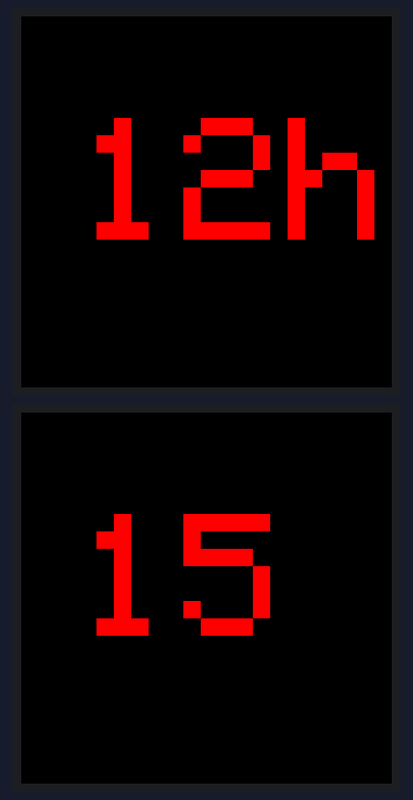
Bench run of a sketch on a simulated Arduino Uno, built with avr-gcc and run on an emulated ATmega328P. On the bench: 2 × 128×128 colour display.

Above: at 0.1 s.
At 1.2 s:
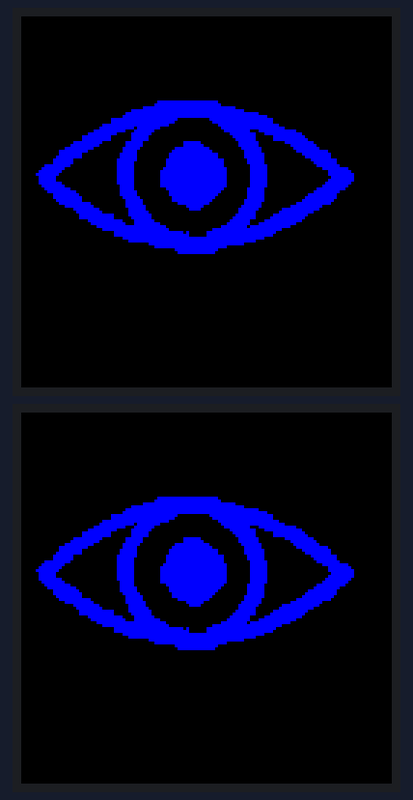

The sketch:

ecran_couleur.ino
```cpp
#include <SPI.h>
#include <Wire.h>
#include <Adafruit_GFX.h>
#include <Adafruit_SSD1351.h>

#define OLED_DC    8
#define OLED_CS1  10
#define OLED_CS2  7
#define OLED_RESET1 9
#define OLED_RESET2 6

Adafruit_SSD1351 display1 = Adafruit_SSD1351(OLED_CS1, OLED_DC, OLED_RESET1);
Adafruit_SSD1351 display2 = Adafruit_SSD1351(OLED_CS2, OLED_DC, OLED_RESET2);

// Color definitions
#define  BLACK           0x0000
#define BLUE            0x001F
#define RED             0xF800
#define GREEN           0x07E0
#define CYAN            0x07FF
#define MAGENTA         0xF81F
#define YELLOW          0xFFE0
#define WHITE           0xFFFF


const unsigned char myBitmap [] PROGMEM = {
  // 'vecteur-de-pixel-de-bit-de-l-ic-ne-d-oeil-eps-91406828, 128x128px
  0xff, 0xff, 0xff, 0xff, 0xff, 0xff, 0xff, 0xff, 0xff, 0xff, 0xff, 0xff, 0xff, 0xff, 0xff, 0xff,
  0xff, 0xff, 0xff, 0xff, 0xff, 0xff, 0xff, 0xff, 0xff, 0xff, 0xff, 0xff, 0xff, 0xff, 0xff, 0xff,
  0xff, 0xff, 0xff, 0xff, 0xff, 0xff, 0xff, 0xff, 0xff, 0xff, 0xff, 0xff, 0xff, 0xff, 0xff, 0xff,
  0xff, 0xff, 0xff, 0xff, 0xff, 0xff, 0xff, 0xff, 0xff, 0xff, 0xff, 0xff, 0xff, 0xff, 0xff, 0xff,
  0xff, 0xff, 0xff, 0xff, 0xff, 0xff, 0xff, 0xff, 0xff, 0xff, 0xff, 0xff, 0xff, 0xff, 0xff, 0xff,
  0xff, 0xff, 0xff, 0xff, 0xff, 0xff, 0xff, 0xff, 0xff, 0xff, 0xff, 0xff, 0xff, 0xff, 0xff, 0xff,
  0xff, 0xff, 0xff, 0xff, 0xff, 0xff, 0xff, 0xff, 0xff, 0xff, 0xff, 0xff, 0xff, 0xff, 0xff, 0xff,
  0xff, 0xff, 0xff, 0xff, 0xff, 0xff, 0xff, 0xff, 0xff, 0xff, 0xff, 0xff, 0xff, 0xff, 0xff, 0xff,
  0xff, 0xff, 0xff, 0xff, 0xff, 0xff, 0xff, 0xff, 0xff, 0xff, 0xff, 0xff, 0xff, 0xff, 0xff, 0xff,
  0xff, 0xff, 0xff, 0xff, 0xff, 0xff, 0xff, 0xff, 0xff, 0xff, 0xff, 0xff, 0xff, 0xff, 0xff, 0xff,
  0xff, 0xff, 0xff, 0xff, 0xff, 0xff, 0xff, 0xff, 0xff, 0xff, 0xff, 0xff, 0xff, 0xff, 0xff, 0xff,
  0xff, 0xff, 0xff, 0xff, 0xff, 0xff, 0xff, 0xff, 0xff, 0xff, 0xff, 0xff, 0xff, 0xff, 0xff, 0xff,
  0xff, 0xff, 0xff, 0xff, 0xff, 0xff, 0xff, 0xff, 0xff, 0xff, 0xff, 0xff, 0xff, 0xff, 0xff, 0xff,
  0xff, 0xff, 0xff, 0xff, 0xff, 0xff, 0xff, 0xff, 0xff, 0xff, 0xff, 0xff, 0xff, 0xff, 0xff, 0xff,
  0xff, 0xff, 0xff, 0xff, 0xff, 0xff, 0xff, 0xff, 0xff, 0xff, 0xff, 0xff, 0xff, 0xff, 0xff, 0xff,
  0xff, 0xff, 0xff, 0xff, 0xff, 0xff, 0xff, 0xff, 0xff, 0xff, 0xff, 0xff, 0xff, 0xff, 0xff, 0xff,
  0xff, 0xff, 0xff, 0xff, 0xff, 0xff, 0xff, 0xff, 0xff, 0xff, 0xff, 0xff, 0xff, 0xff, 0xff, 0xff,
  0xff, 0xff, 0xff, 0xff, 0xff, 0xff, 0xff, 0xff, 0xff, 0xff, 0xff, 0xff, 0xff, 0xff, 0xff, 0xff,
  0xff, 0xff, 0xff, 0xff, 0xff, 0xff, 0xff, 0xff, 0xff, 0xff, 0xff, 0xff, 0xff, 0xff, 0xff, 0xff,
  0xff, 0xff, 0xff, 0xff, 0xff, 0xff, 0xff, 0xff, 0xff, 0xff, 0xff, 0xff, 0xff, 0xff, 0xff, 0xff,
  0xff, 0xff, 0xff, 0xff, 0xff, 0xff, 0xff, 0xff, 0xff, 0xff, 0xff, 0xff, 0xff, 0xff, 0xff, 0xff,
  0xff, 0xff, 0xff, 0xff, 0xff, 0xff, 0xff, 0xff, 0xff, 0xff, 0xff, 0xff, 0xff, 0xff, 0xff, 0xff,
  0xff, 0xff, 0xff, 0xff, 0xff, 0xff, 0xff, 0xff, 0xff, 0xff, 0xff, 0xff, 0xff, 0xff, 0xff, 0xff,
  0xff, 0xff, 0xff, 0xff, 0xff, 0xff, 0xff, 0xff, 0xff, 0xff, 0xff, 0xff, 0xff, 0xff, 0xff, 0xff,
  0xff, 0xff, 0xff, 0xff, 0xff, 0xff, 0xff, 0xff, 0xff, 0xff, 0xff, 0xff, 0xff, 0xff, 0xff, 0xff,
  0xff, 0xff, 0xff, 0xff, 0xff, 0xff, 0xff, 0xff, 0xff, 0xff, 0xff, 0xff, 0xff, 0xff, 0xff, 0xff,
  0xff, 0xff, 0xff, 0xff, 0xff, 0xff, 0xff, 0xff, 0xff, 0xff, 0xff, 0xff, 0xff, 0xff, 0xff, 0xff,
  0xff, 0xff, 0xff, 0xff, 0xff, 0xff, 0xff, 0xff, 0xff, 0xff, 0xff, 0xff, 0xff, 0xff, 0xff, 0xff,
  0xff, 0xff, 0xff, 0xff, 0xff, 0xff, 0xff, 0xff, 0xff, 0xff, 0xff, 0xff, 0xff, 0xff, 0xff, 0xff,
  0xff, 0xff, 0xff, 0xff, 0xff, 0xfe, 0x00, 0x00, 0x0f, 0xff, 0xff, 0xff, 0xff, 0xff, 0xff, 0xff,
  0xff, 0xff, 0xff, 0xff, 0xff, 0xfc, 0x00, 0x00, 0x07, 0xff, 0xff, 0xff, 0xff, 0xff, 0xff, 0xff,
  0xff, 0xff, 0xff, 0xff, 0xff, 0xc0, 0x00, 0x00, 0x00, 0x3f, 0xff, 0xff, 0xff, 0xff, 0xff, 0xff,
  0xff, 0xff, 0xff, 0xff, 0xfc, 0x00, 0x00, 0x00, 0x00, 0x07, 0xff, 0xff, 0xff, 0xff, 0xff, 0xff,
  0xff, 0xff, 0xff, 0xff, 0xf0, 0x00, 0x00, 0x00, 0x00, 0x00, 0x3f, 0xff, 0xff, 0xff, 0xff, 0xff,
  0xff, 0xff, 0xff, 0xff, 0xe0, 0x00, 0x00, 0x00, 0x00, 0x00, 0x07, 0xff, 0xff, 0xff, 0xff, 0xff,
  0xff, 0xff, 0xff, 0xfe, 0x00, 0x00, 0x03, 0xff, 0x80, 0x00, 0x01, 0xff, 0xff, 0xff, 0xff, 0xff,
  0xff, 0xff, 0xff, 0xfe, 0x00, 0x00, 0x07, 0xff, 0xc0, 0x00, 0x01, 0xff, 0xff, 0xff, 0xff, 0xff,
  0xff, 0xff, 0xff, 0xf0, 0x00, 0x00, 0x1f, 0xff, 0xf0, 0x00, 0x00, 0x7f, 0xff, 0xff, 0xff, 0xff,
  0xff, 0xff, 0xff, 0xe0, 0x01, 0x00, 0xff, 0xff, 0xf8, 0x00, 0x00, 0x1f, 0xff, 0xff, 0xff, 0xff,
  0xff, 0xff, 0xff, 0x80, 0x0e, 0x03, 0xff, 0xff, 0xfc, 0x01, 0xc0, 0x01, 0xff, 0xff, 0xff, 0xff,
  0xff, 0xff, 0xfe, 0x00, 0x7c, 0x07, 0xff, 0xff, 0xff, 0x00, 0x70, 0x00, 0x7f, 0xff, 0xff, 0xff,
  0xff, 0xff, 0xf8, 0x01, 0xfc, 0x0f, 0xff, 0xff, 0xff, 0x80, 0x7e, 0x00, 0x3f, 0xff, 0xff, 0xff,
  0xff, 0xff, 0xf8, 0x01, 0xfc, 0x0f, 0xff, 0xff, 0xff, 0xc0, 0x7e, 0x00, 0x1f, 0xff, 0xff, 0xff,
  0xff, 0xff, 0xc0, 0x0f, 0xf0, 0x3f, 0xff, 0x03, 0xff, 0xe0, 0x3f, 0xe0, 0x07, 0xff, 0xff, 0xff,
  0xff, 0xff, 0x80, 0x1f, 0xf0, 0x3f, 0xff, 0x01, 0xff, 0xe0, 0x3f, 0xf8, 0x03, 0xff, 0xff, 0xff,
  0xff, 0xfe, 0x00, 0x7f, 0xe0, 0x7f, 0xf8, 0x00, 0x7f, 0xf0, 0x1f, 0xfc, 0x01, 0xff, 0xff, 0xff,
  0xff, 0xf8, 0x01, 0xff, 0xe0, 0xff, 0xf0, 0x00, 0x3f, 0xf8, 0x1f, 0xfe, 0x00, 0x3f, 0xff, 0xff,
  0xff, 0xf8, 0x07, 0xff, 0xc0, 0xff, 0xe0, 0x00, 0x0f, 0xf8, 0x0f, 0xff, 0x80, 0x1f, 0xff, 0xff,
  0xff, 0xf0, 0x07, 0xff, 0xc0, 0xff, 0xe0, 0x00, 0x0f, 0xf8, 0x0f, 0xff, 0xc0, 0x1f, 0xff, 0xff,
  0xff, 0xe0, 0x3f, 0xff, 0x80, 0xff, 0xc0, 0x00, 0x03, 0xfc, 0x0f, 0xff, 0xf0, 0x07, 0xff, 0xff,
  0xff, 0xe0, 0x3f, 0xff, 0x81, 0xff, 0xc0, 0x00, 0x03, 0xfc, 0x0f, 0xff, 0xf8, 0x07, 0xff, 0xff,
  0xff, 0x00, 0x7f, 0xff, 0x81, 0xff, 0xc0, 0x00, 0x03, 0xfe, 0x07, 0xff, 0xfc, 0x03, 0xff, 0xff,
  0xfe, 0x01, 0xff, 0xff, 0x81, 0xff, 0x80, 0x00, 0x01, 0xfe, 0x07, 0xff, 0xff, 0x00, 0x7f, 0xff,
  0xfc, 0x03, 0xff, 0xff, 0x81, 0xff, 0x00, 0x00, 0x01, 0xfe, 0x07, 0xff, 0xff, 0xc0, 0x3f, 0xff,
  0xf8, 0x07, 0xff, 0xff, 0x81, 0xff, 0x00, 0x00, 0x01, 0xfe, 0x07, 0xff, 0xff, 0xc0, 0x1f, 0xff,
  0xfc, 0x0f, 0xff, 0xff, 0x81, 0xff, 0x00, 0x00, 0x01, 0xfe, 0x07, 0xff, 0xff, 0xe0, 0x1f, 0xff,
  0xfc, 0x0f, 0xff, 0xff, 0x81, 0xff, 0x00, 0x00, 0x01, 0xfe, 0x07, 0xff, 0xff, 0xc0, 0x1f, 0xff,
  0xfc, 0x03, 0xff, 0xff, 0x81, 0xff, 0x00, 0x00, 0x01, 0xfe, 0x07, 0xff, 0xff, 0x80, 0x3f, 0xff,
  0xfe, 0x01, 0xff, 0xff, 0xc1, 0xff, 0x00, 0x00, 0x01, 0xfe, 0x07, 0xff, 0xff, 0x00, 0x7f, 0xff,
  0xff, 0x00, 0x7f, 0xff, 0xc1, 0xff, 0xc0, 0x00, 0x03, 0xfc, 0x0f, 0xff, 0xfc, 0x00, 0xff, 0xff,
  0xff, 0x80, 0x1f, 0xff, 0xc0, 0xff, 0xe0, 0x00, 0x07, 0xfc, 0x0f, 0xff, 0xf8, 0x03, 0xff, 0xff,
  0xff, 0xe0, 0x0f, 0xff, 0xc0, 0xff, 0xe0, 0x00, 0x0f, 0xfc, 0x0f, 0xff, 0xe0, 0x07, 0xff, 0xff,
  0xff, 0xe0, 0x07, 0xff, 0xe0, 0x7f, 0xf0, 0x00, 0x1f, 0xfc, 0x0f, 0xff, 0xc0, 0x07, 0xff, 0xff,
  0xff, 0xf0, 0x07, 0xff, 0xf0, 0x3f, 0xf0, 0x00, 0x3f, 0xf8, 0x0f, 0xff, 0x80, 0x0f, 0xff, 0xff,
  0xff, 0xf8, 0x00, 0xff, 0xf0, 0x3f, 0xfc, 0x00, 0x7f, 0xf8, 0x1f, 0xfe, 0x00, 0x1f, 0xff, 0xff,
  0xff, 0xfe, 0x00, 0x7f, 0xf0, 0x1f, 0xff, 0x81, 0xff, 0xf0, 0x1f, 0xf8, 0x00, 0xff, 0xff, 0xff,
  0xff, 0xff, 0xc0, 0x1f, 0xf8, 0x1f, 0xff, 0xc3, 0xff, 0xe0, 0x3f, 0xc0, 0x01, 0xff, 0xff, 0xff,
  0xff, 0xff, 0xe0, 0x0f, 0xf8, 0x0f, 0xff, 0xff, 0xff, 0xe0, 0x7f, 0x80, 0x07, 0xff, 0xff, 0xff,
  0xff, 0xff, 0xf0, 0x00, 0xf8, 0x07, 0xff, 0xff, 0xff, 0xc0, 0x7e, 0x00, 0x1f, 0xff, 0xff, 0xff,
  0xff, 0xff, 0xf0, 0x00, 0xfc, 0x07, 0xff, 0xff, 0xff, 0x80, 0x7c, 0x00, 0x3f, 0xff, 0xff, 0xff,
  0xff, 0xff, 0xfe, 0x00, 0x1e, 0x03, 0xff, 0xff, 0xff, 0x01, 0xf0, 0x00, 0x7f, 0xff, 0xff, 0xff,
  0xff, 0xff, 0xff, 0x00, 0x0e, 0x00, 0xff, 0xff, 0xfe, 0x01, 0xc0, 0x01, 0xff, 0xff, 0xff, 0xff,
  0xff, 0xff, 0xff, 0xc0, 0x00, 0x00, 0x3f, 0xff, 0xf8, 0x02, 0x00, 0x07, 0xff, 0xff, 0xff, 0xff,
  0xff, 0xff, 0xff, 0xf0, 0x00, 0x00, 0x1f, 0xff, 0xc0, 0x00, 0x00, 0x3f, 0xff, 0xff, 0xff, 0xff,
  0xff, 0xff, 0xff, 0xff, 0x00, 0x00, 0x00, 0xbf, 0x00, 0x00, 0x00, 0xff, 0xff, 0xff, 0xff, 0xff,
  0xff, 0xff, 0xff, 0xff, 0x00, 0x00, 0x00, 0x3f, 0x00, 0x00, 0x01, 0xff, 0xff, 0xff, 0xff, 0xff,
  0xff, 0xff, 0xff, 0xff, 0xe0, 0x00, 0x00, 0x00, 0x00, 0x00, 0x0f, 0xff, 0xff, 0xff, 0xff, 0xff,
  0xff, 0xff, 0xff, 0xff, 0xf8, 0x00, 0x00, 0x00, 0x00, 0x00, 0x7f, 0xff, 0xff, 0xff, 0xff, 0xff,
  0xff, 0xff, 0xff, 0xff, 0xff, 0xf0, 0x00, 0x00, 0x00, 0x07, 0xff, 0xff, 0xff, 0xff, 0xff, 0xff,
  0xff, 0xff, 0xff, 0xff, 0xff, 0xfc, 0x00, 0x00, 0x01, 0xff, 0xff, 0xff, 0xff, 0xff, 0xff, 0xff,
  0xff, 0xff, 0xff, 0xff, 0xff, 0xff, 0xf8, 0x00, 0x0f, 0xff, 0xff, 0xff, 0xff, 0xff, 0xff, 0xff,
  0xff, 0xff, 0xff, 0xff, 0xff, 0xff, 0xfc, 0x00, 0x1f, 0xff, 0xff, 0xff, 0xff, 0xff, 0xff, 0xff,
  0xff, 0xff, 0xff, 0xff, 0xff, 0xff, 0xff, 0xff, 0xff, 0xff, 0xff, 0xff, 0xff, 0xff, 0xff, 0xff,
  0xff, 0xff, 0xff, 0xff, 0xff, 0xff, 0xff, 0xff, 0xff, 0xff, 0xff, 0xff, 0xff, 0xff, 0xff, 0xff,
  0xff, 0xff, 0xff, 0xff, 0xff, 0xff, 0xff, 0xff, 0xff, 0xff, 0xff, 0xff, 0xff, 0xff, 0xff, 0xff,
  0xff, 0xff, 0xff, 0xff, 0xff, 0xff, 0xff, 0xff, 0xff, 0xff, 0xff, 0xff, 0xff, 0xff, 0xff, 0xff,
  0xff, 0xff, 0xff, 0xff, 0xff, 0xff, 0xff, 0xff, 0xff, 0xff, 0xff, 0xff, 0xff, 0xff, 0xff, 0xff,
  0xff, 0xff, 0xff, 0xff, 0xff, 0xff, 0xff, 0xff, 0xff, 0xff, 0xff, 0xff, 0xff, 0xff, 0xff, 0xff,
  0xff, 0xff, 0xff, 0xff, 0xff, 0xff, 0xff, 0xff, 0xff, 0xff, 0xff, 0xff, 0xff, 0xff, 0xff, 0xff,
  0xff, 0xff, 0xff, 0xff, 0xff, 0xff, 0xff, 0xff, 0xff, 0xff, 0xff, 0xff, 0xff, 0xff, 0xff, 0xff,
  0xff, 0xff, 0xff, 0xff, 0xff, 0xff, 0xff, 0xff, 0xff, 0xff, 0xff, 0xff, 0xff, 0xff, 0xff, 0xff,
  0xff, 0xff, 0xff, 0xff, 0xff, 0xff, 0xff, 0xff, 0xff, 0xff, 0xff, 0xff, 0xff, 0xff, 0xff, 0xff,
  0xff, 0xff, 0xff, 0xff, 0xff, 0xff, 0xff, 0xff, 0xff, 0xff, 0xff, 0xff, 0xff, 0xff, 0xff, 0xff,
  0xff, 0xff, 0xff, 0xff, 0xff, 0xff, 0xff, 0xff, 0xff, 0xff, 0xff, 0xff, 0xff, 0xff, 0xff, 0xff,
  0xff, 0xff, 0xff, 0xff, 0xff, 0xff, 0xff, 0xff, 0xff, 0xff, 0xff, 0xff, 0xff, 0xff, 0xff, 0xff,
  0xff, 0xff, 0xff, 0xff, 0xff, 0xff, 0xff, 0xff, 0xff, 0xff, 0xff, 0xff, 0xff, 0xff, 0xff, 0xff,
  0xff, 0xff, 0xff, 0xff, 0xff, 0xff, 0xff, 0xff, 0xff, 0xff, 0xff, 0xff, 0xff, 0xff, 0xff, 0xff,
  0xff, 0xff, 0xff, 0xff, 0xff, 0xff, 0xff, 0xff, 0xff, 0xff, 0xff, 0xff, 0xff, 0xff, 0xff, 0xff,
  0xff, 0xff, 0xff, 0xff, 0xff, 0xff, 0xff, 0xff, 0xff, 0xff, 0xff, 0xff, 0xff, 0xff, 0xff, 0xff,
  0xff, 0xff, 0xff, 0xff, 0xff, 0xff, 0xff, 0xff, 0xff, 0xff, 0xff, 0xff, 0xff, 0xff, 0xff, 0xff,
  0xff, 0xff, 0xff, 0xff, 0xff, 0xff, 0xff, 0xff, 0xff, 0xff, 0xff, 0xff, 0xff, 0xff, 0xff, 0xff,
  0xff, 0xff, 0xff, 0xff, 0xff, 0xff, 0xff, 0xff, 0xff, 0xff, 0xff, 0xff, 0xff, 0xff, 0xff, 0xff,
  0xff, 0xff, 0xff, 0xff, 0xff, 0xff, 0xff, 0xff, 0xff, 0xff, 0xff, 0xff, 0xff, 0xff, 0xff, 0xff,
  0xff, 0xff, 0xff, 0xff, 0xff, 0xff, 0xff, 0xff, 0xff, 0xff, 0xff, 0xff, 0xff, 0xff, 0xff, 0xff,
  0xff, 0xff, 0xff, 0xff, 0xff, 0xff, 0xff, 0xff, 0xff, 0xff, 0xff, 0xff, 0xff, 0xff, 0xff, 0xff,
  0xff, 0xff, 0xff, 0xff, 0xff, 0xff, 0xff, 0xff, 0xff, 0xff, 0xff, 0xff, 0xff, 0xff, 0xff, 0xff,
  0xff, 0xff, 0xff, 0xff, 0xff, 0xff, 0xff, 0xff, 0xff, 0xff, 0xff, 0xff, 0xff, 0xff, 0xff, 0xff,
  0xff, 0xff, 0xff, 0xff, 0xff, 0xff, 0xff, 0xff, 0xff, 0xff, 0xff, 0xff, 0xff, 0xff, 0xff, 0xff,
  0xff, 0xff, 0xff, 0xff, 0xff, 0xff, 0xff, 0xff, 0xff, 0xff, 0xff, 0xff, 0xff, 0xff, 0xff, 0xff,
  0xff, 0xff, 0xff, 0xff, 0xff, 0xff, 0xff, 0xff, 0xff, 0xff, 0xff, 0xff, 0xff, 0xff, 0xff, 0xff,
  0xff, 0xff, 0xff, 0xff, 0xff, 0xff, 0xff, 0xff, 0xff, 0xff, 0xff, 0xff, 0xff, 0xff, 0xff, 0xff,
  0xff, 0xff, 0xff, 0xff, 0xff, 0xff, 0xff, 0xff, 0xff, 0xff, 0xff, 0xff, 0xff, 0xff, 0xff, 0xff,
  0xff, 0xff, 0xff, 0xff, 0xff, 0xff, 0xff, 0xff, 0xff, 0xff, 0xff, 0xff, 0xff, 0xff, 0xff, 0xff,
  0xff, 0xff, 0xff, 0xff, 0xff, 0xff, 0xff, 0xff, 0xff, 0xff, 0xff, 0xff, 0xff, 0xff, 0xff, 0xff,
  0xff, 0xff, 0xff, 0xff, 0xff, 0xff, 0xff, 0xff, 0xff, 0xff, 0xff, 0xff, 0xff, 0xff, 0xff, 0xff,
  0xff, 0xff, 0xff, 0xff, 0xff, 0xff, 0xff, 0xff, 0xff, 0xff, 0xff, 0xff, 0xff, 0xff, 0xff, 0xff,
  0xff, 0xff, 0xff, 0xff, 0xff, 0xff, 0xff, 0xff, 0xff, 0xff, 0xff, 0xff, 0xff, 0xff, 0xff, 0xff,
  0xff, 0xff, 0xff, 0xff, 0xff, 0xff, 0xff, 0xff, 0xff, 0xff, 0xff, 0xff, 0xff, 0xff, 0xff, 0xff,
  0xff, 0xff, 0xff, 0xff, 0xff, 0xff, 0xff, 0xff, 0xff, 0xff, 0xff, 0xff, 0xff, 0xff, 0xff, 0xff,
  0xff, 0xff, 0xff, 0xff, 0xff, 0xff, 0xff, 0xff, 0xff, 0xff, 0xff, 0xff, 0xff, 0xff, 0xff, 0xff,
  0xff, 0xff, 0xff, 0xff, 0xff, 0xff, 0xff, 0xff, 0xff, 0xff, 0xff, 0xff, 0xff, 0xff, 0xff, 0xff,
  0xff, 0xff, 0xff, 0xff, 0xff, 0xff, 0xff, 0xff, 0xff, 0xff, 0xff, 0xff, 0xff, 0xff, 0xff, 0xff,
  0xff, 0xff, 0xff, 0xff, 0xff, 0xff, 0xff, 0xff, 0xff, 0xff, 0xff, 0xff, 0xff, 0xff, 0xff, 0xff,
  0xff, 0xff, 0xff, 0xff, 0xff, 0xff, 0xff, 0xff, 0xff, 0xff, 0xff, 0xff, 0xff, 0xff, 0xff, 0xff,
  0xff, 0xff, 0xff, 0xff, 0xff, 0xff, 0xff, 0xff, 0xff, 0xff, 0xff, 0xff, 0xff, 0xff, 0xff, 0xff,
  0xff, 0xff, 0xff, 0xff, 0xff, 0xff, 0xff, 0xff, 0xff, 0xff, 0xff, 0xff, 0xff, 0xff, 0xff, 0xff,
  0xff, 0xff, 0xff, 0xff, 0xff, 0xff, 0xff, 0xff, 0xff, 0xff, 0xff, 0xff, 0xff, 0xff, 0xff, 0xff,
  0xff, 0xff, 0xff, 0xff, 0xff, 0xff, 0xff, 0xff, 0xff, 0xff, 0xff, 0xff, 0xff, 0xff, 0xff, 0xff
};
void setup() {
  Serial.begin(9600);

  //display2.begin();
 display1.begin();

  display2.begin();


}

void loop() {

  display1.fillScreen(BLACK);
  display2.fillScreen(BLACK);
   afficherHeure(12,15);
   delay(1000);

  display1.fillScreen(BLUE);
  display2.fillScreen(BLUE);
   dessinerOeil();

   delay(1000);

}

void dessinerOeil() {

  display1.drawBitmap(0,0, myBitmap, 128, 128, BLACK);

  display2.drawBitmap(0,0, myBitmap, 128, 128, BLACK);
 ;}

void afficherHeure(int a, int b){

  display1.setTextSize(6);
  display1.setTextColor(RED);
  display1.setCursor(20,35);
  display1.print(a);
  display1.print("h");


  display2.setTextSize(6);
  display2.setTextColor(RED);
  display2.setCursor(20,35);
  display2.print(b);


}
```

Measured:
- what the display in image 1 shows lasts 1.1 s, from 1.1 s to 2.2 s
